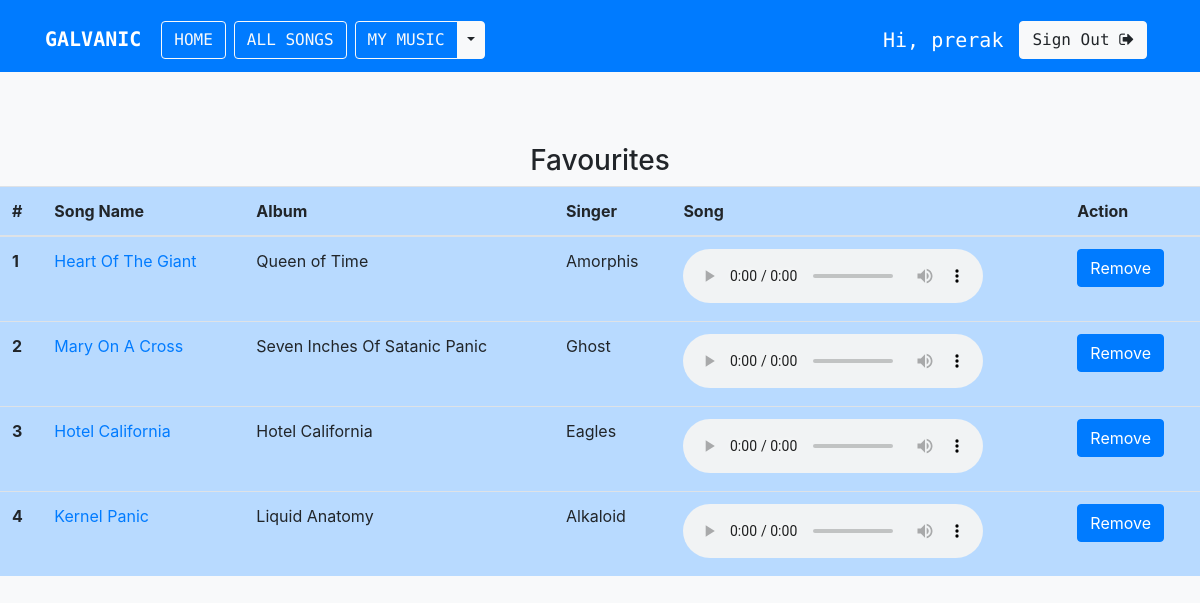
The app's page /favourite/ (signed in) with its own data.
### musicapp/models.py (models this page shows)
class Song(models.Model):
    Language_Choice = (
              ('Hindi', 'Hindi'),
              ('English', 'English'),
              ('Metal', 'Metal'),
              ('Rock', 'Rock'),
              ('Pop', 'Pop'),
          )
    name = models.CharField(max_length=200)
    album = models.CharField(max_length=200)
    language = models.CharField(max_length=20,choices=Language_Choice,default='English')
    song_img = models.FileField()
    year = models.IntegerField()
    singer = models.CharField(max_length=200)
    song_file = models.FileField()
    def __str__(self):
        return self.name

### musicapp/views.py (the view)
# urls.py: path('favourite/', views.favourite, name='favourite'),
def favourite(request):
    songs = Song.objects.filter(favourite__user=request.user, favourite__is_fav=True).distinct()
    print(f'songs: {songs}')
    if request.method == "POST":
        song_id = list(request.POST.keys())[1]
        favourite_song = Favourite.objects.filter(user=request.user, song__id=song_id, is_fav=True)
        favourite_song.delete()
        messages.success(request, "Removed from favourite!")
    context = {'songs': songs}
    return render(request, 'musicapp/favourite.html', context=context)

### templates/musicapp/favourite.html (shortened to what this page needs)
{% extends 'base.html' %}
{% load socialaccount %}
{% block body %}
<br>
<br>
<br>
<center>
  <h3>Favourites</h3>
</center>
<table class="table table-hover table-primary">
  <thead>
    <tr>
      <th scope="col">#</th>
      <th scope="col">Song Name</th>
      <th scope="col">Album</th>
      <th scope="col">Singer</th>
      <th scope="col">Song</th>
      <th scope="col">Action</th>
    </tr>
  </thead>
  <tbody>
    {% if songs %}
    {% for song in songs %}
    <tr>
      <th scope="row">{{forloop.counter}}</th>
      <td><a href="{% url 'detail' song.id %}">{{song.name}}</a></td>
      <td>{{song.album}}</td>
      <td>{{song.singer}}</td>
      <td>
        <audio controls>
          <source src="{{ song.song_file.url }}" type="audio/mpeg">
        </audio>
      </td>
      <td>
        <form method="post">
          <input class="btn btn-primary" type="submit" value="Remove" name={{song.id}}>
        </form>
      </td>
    </tr>
    {% endfor %}
    {% endif %}
  </tbody>
</table>
{% endblock body %}

### templates/base.html (shortened to what this page needs)
{% load static %}
<!doctype html>
<html lang="en">
<head>
    <link rel="stylesheet" href="https://maxcdn.bootstrapcdn.com/bootstrap/4.0.0/css/bootstrap.min.css">
    <link rel="stylesheet" href="https://stackpath.bootstrapcdn.com/font-awesome/4.7.0/css/font-awesome.min.css">
    <link href="{% static 'musicapp/css/musicplayer.css' %}" rel="stylesheet">
</head>
<body class="bg-light">
    <nav class="navbar navbar-expand-md navbar-primary bg-primary">
        <div class="container">
            <h1><a href="{% url 'index' %}" class="navbar-brand">
            <strong style="color:white">GALVANIC</strong></a></h1>
            <div class="collapse navbar-collapse">
                <a href="{% url 'index' %}" class="btn btn-outline-light mt-2 mx-1">HOME</a>
                <a href="{% url 'all_songs' %}" class="btn btn-outline-light mt-2 mx-1">ALL SONGS</a>
                {% if request.user.is_active %}
                <div class="btn-group mt-2 mx-1">
                    <a type="button" href="{% url 'mymusic' %}" class="btn btn-outline-light">MY MUSIC</a>
                    <button type="button" class="btn btn-light dropdown-toggle dropdown-toggle-split" data-toggle="dropdown" aria-haspopup="true" aria-expanded="false">
                    </button>
                </div>
                {% endif %}
            </div>
            <div class="collapse navbar-collapse justify-content-end" id="navbar">
            {% if request.user.is_active %}
            <h5 class="text-white mt-3 mx-2">Hi, {{ request.user.username }}</h5>
            <a href="{% url 'logout' %}" class="btn btn-light mt-2 mx-2"> Sign Out <i class="fa fa-sign-out" aria-hidden="true"></i></a>
            {% else %}
            <a href="{% url 'login' %}" class="btn btn-light mt-2 mx-2"><i class="fa fa-sign-in" aria-hidden="true"></i> Sign In</a>
            <a href="{% url 'signup' %}" class="btn btn-light mt-2 mx-2"><i class="fa fa-user-plus" aria-hidden="true"></i> Sign Up</a>
            {% endif %}
            </div>
        </div>
    </nav>
    {% block body %}
    {% endblock body %}
    <br>
    <br>
    <br>
</body>
</html>

### templates/base.html (style rules this page uses)
.navbar { font-family: 'Source Code Pro', monospace; }
html { position: relative; min-height: 100%; }
body { margin-bottom: 0px; }

### records on screen
Song: name "Heart Of The Giant", album "Queen of Time", singer "Amorphis"
Song: name "Mary On A Cross", album "Seven Inches Of Satanic Panic", singer "Ghost"
Song: name "Hotel California", album "Hotel California", singer "Eagles"
Song: name "Kernel Panic", album "Liquid Anatomy", singer "Alkaloid"

### other values on screen
{{ request.user.username }} "prerak"
